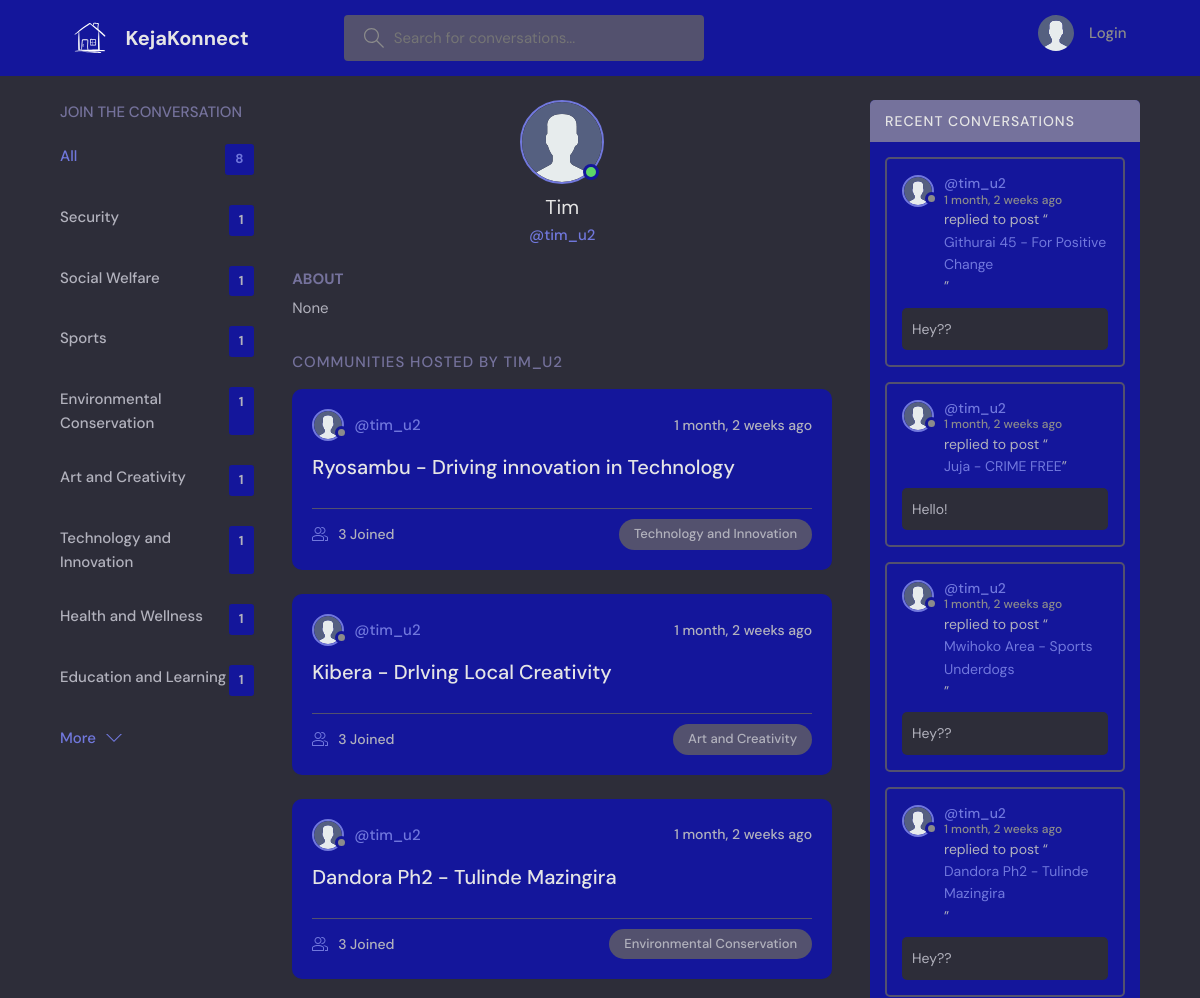
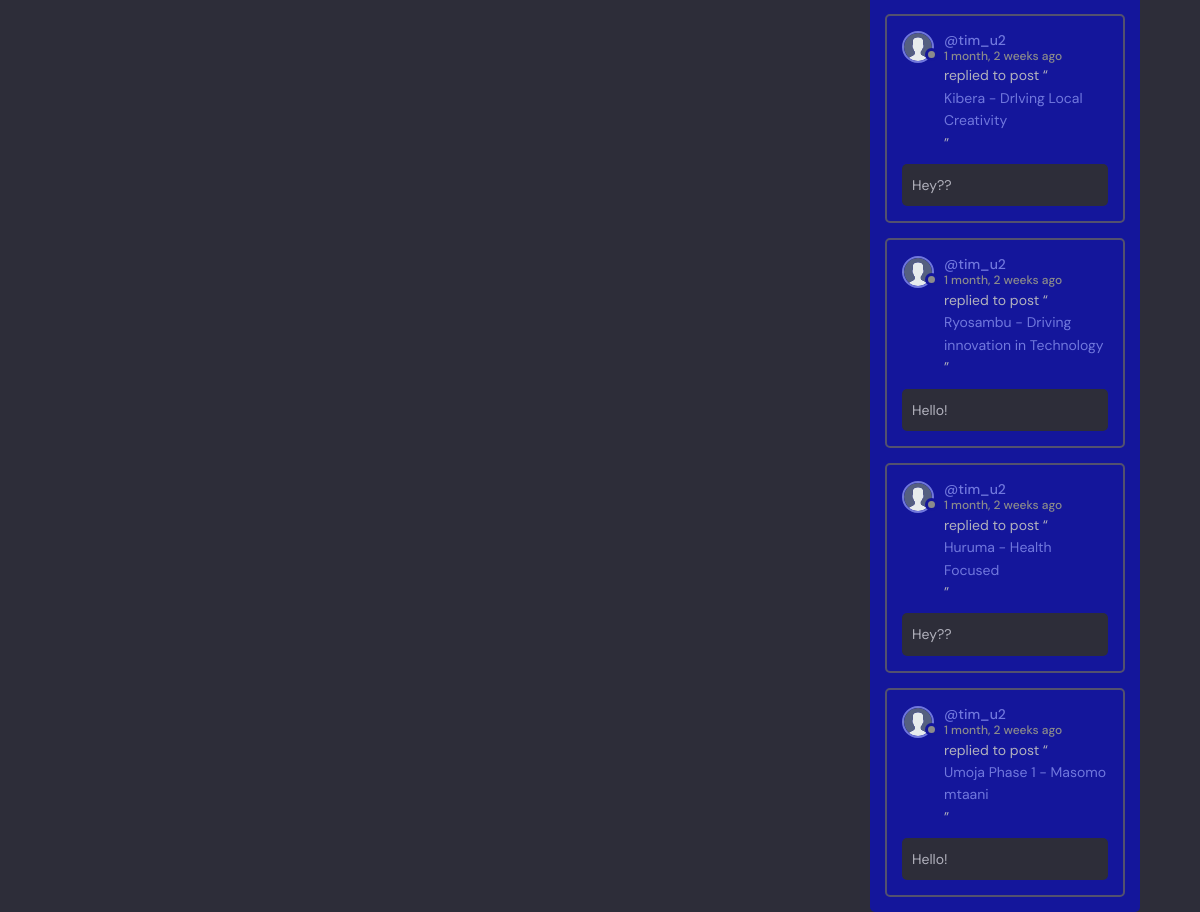
The app's page /profile/2/ with its own data (2 pictures, top to bottom).
### base/models.py (models this page shows, shortened)
class Topic(models.Model):
    name = models.CharField(max_length=200)

class User(AbstractUser):
    name = models.CharField(max_length=200, null=True)
    email = models.EmailField(unique=True, null=True)
    bio = models.TextField(null=True)
    avatar = models.ImageField(null=True, default="avatar.svg")
    USERNAME_FIELD = 'email'
    REQUIRED_FIELDS = ['username']

class Room(models.Model):
    host = models.ForeignKey(User, on_delete=models.SET_NULL, null=True)
    topic = models.ForeignKey(Topic, on_delete=models.SET_NULL, null=True)
    name = models.CharField(max_length=200)
    description = models.TextField(null=True, blank=True)
    participants = models.ManyToManyField(
        User, related_name='participants', blank=True)
    updated = models.DateTimeField(auto_now=True)
    created = models.DateTimeField(auto_now_add=True)
    class Meta:
        ordering = ['-updated', '-created']
    def __str__(self):
        return self.name

class Message(models.Model):
    user = models.ForeignKey(User, on_delete=models.CASCADE)
    room = models.ForeignKey(Room, on_delete=models.CASCADE)
    body = models.TextField()
    updated = models.DateTimeField(auto_now=True)
    created = models.DateTimeField(auto_now_add=True)
    class Meta:
        ordering = ['-updated', '-created']

### base/views.py (the view)
# urls.py: path('profile/<str:pk>/', views.userProfile, name="user-profile"),
def userProfile(request, pk):
    user = User.objects.get(id=pk)
    rooms = user.room_set.all()
    room_messages = user.message_set.all()
    topics = Topic.objects.all()
    context = {'user': user, 'rooms': rooms,
               'room_messages': room_messages, 'topics': topics}
    return render(request, 'base/profile.html', context)

### base/templates/base/profile.html (shortened to what this page needs)
{% extends 'main.html' %}
{% block content %}
<main class="profile-page layout layout--3">
  <div class="container">
    {% include 'base/topics_component.html' %}
    <div class="roomList">
      <div class="profile">
        <div class="profile__avatar">
          <div class="avatar avatar--large active">
            <img src="{{user.avatar.url}}" />
          </div>
        </div>
        <div class="profile__info">
          <h3>{{user.name}}</h3>
          <p>@{{user.username}}</p>
        </div>
        <div class="profile__about">
          <h3>About</h3>
          <p>
            {{user.bio}}
          </p>
        </div>
      </div>
      <div class="roomList__header">
        <div>
          <h2>Communities hosted by {{user.username}}</a>
          </h2>
        </div>
      </div>
      {% include 'base/feed_component.html' %}
    </div>
    {% include 'base/activity_component.html' %}
  </div>
</main>
{% endblock content %}

### templates/main.html (shortened to what this page needs)
<!DOCTYPE html>
{% load static %}
<html lang="en">
<head>
    <link rel="stylesheet" href="{% static 'styles/style.css' %}" />
</head>
<body>
    {% include 'navbar.html' %}
    {% block content %}
    {% endblock %}
</body>
</html>

### templates/navbar.html (shortened to what this page needs)
{% load static %}
<header class="header header--loggedIn">
    <div class="container">
        <a href="{% url 'home' %}" class="header__logo">
            <img src="{% static 'images/logo.svg' %}" />
            <h1>KejaKonnect</h1>
        </a>
        <form class="header__search" method="GET" action="{% url 'home' %}">
            <label>
                <input name="q" placeholder="Search for conversations..." />
            </label>
        </form>
        <nav class="header__menu">
            {% if request.user.is_authenticated %}
            <div class="header__user">
                <a href="{% url 'update-user' %}">
                    <div class="avatar avatar--medium active">
                        <img src="{{request.user.avatar.url}}" />
                    </div>
                    <p>{{request.user.username}} <span>@{{request.user.username}}</span></p>
                </a>
                <button class="dropdown-button">
                    <svg version="1.1" xmlns="http://www.w3.org/2000/svg" width="32" height="32" viewBox="0 0 32 32">
                        <title>More Communities</title>
                        <path d="M16 21l-13-13h-3l16 16 16-16h-3l-13 13z"></path>
                    </svg>
                </button>
            </div>
            {% else %}
            <a href="{% url 'login' %}">
                <img src="{% static 'images/avatar.svg' %}" />
                <p>Login</p>
            </a>
            {% endif %}
        </nav>
    </div>
</header>

### base/templates/base/topics_component.html
<div class="topics">
  <div class="topics__header">
      <h2>Join the Conversation</h2>
  </div>
  <ul class="topics__list">
      <li>
          <a href="{% url 'home' %}" class="active">All <span>{{topics.count}}</span></a>
      </li>
      {% for topic in topics %}
      <li>
          <a href="{% url 'home' %}?q={{topic.name}}">{{topic.name}}<span>{{topic.room_set.all.count}}</span></a>
      </li>
      {% endfor %}
  </ul>
  <a class="btn btn--link" href="{% url 'topics' %}">
      More
      <svg version="1.1" xmlns="http://www.w3.org/2000/svg" width="32" height="32" viewBox="0 0 32 32">
          <title>chevron-down</title>
          <path d="M16 21l-13-13h-3l16 16 16-16h-3l-13 13z"></path>
      </svg>
  </a>
</div>

### base/templates/base/feed_component.html (shortened to what this page needs)
{% for room in rooms %}
<div class="roomListRoom">
    <div class="roomListRoom__header">
        <a href="{% url 'user-profile' room.host.id %}" class="roomListRoom__author">
            <div class="avatar avatar--small">
                <img src="{{room.host.avatar.url}}" />
            </div>
            <span>@{{room.host.username}}</span>
        </a>
        <div class="roomListRoom__actions">
            <span>{{room.created|timesince}} ago</span>
        </div>
    </div>
    <div class="roomListRoom__content">
        <a href="{% url 'room' room.id %}">{{room.name}}</a>
    </div>
    <div class="roomListRoom__meta">
        <a href="{% url 'room' room.id %}" class="roomListRoom__joined">
            {{room.participants.all.count}} Joined
        </a>
        <p class="roomListRoom__topic">{{room.topic.name}}</p>
    </div>
</div>
{% endfor %}

### base/templates/base/activity_component.html (shortened to what this page needs)
<div class="activities">
  <div class="activities__header">
      <h2>Recent Conversations</h2>
  </div>
  {% for message in room_messages %}
  <div class="activities__box">
      <div class="activities__boxHeader roomListRoom__header">
          <a href="{% url 'user-profile' message.user.id %}" class="roomListRoom__author">
              <div class="avatar avatar--small">
                  <img src="{{message.user.avatar.url}}" />
              </div>
              <p>
                  @{{message.user.username}}
                  <span>{{message.created|timesince}} ago</span>
              </p>
          </a>
      </div>
      <div class="activities__boxContent">
          <p>replied to post “<a href="{% url 'room' message.room.id %}">{{message.room}}</a>”</p>
          <div class="activities__boxRoomContent">{{message.body}}</div>
      </div>
  </div>
  {% endfor %}
</div>

### records on screen
Topic: name "Security", room_set.all.count "1"
Topic: name "Social Welfare", room_set.all.count "1"
Topic: name "Sports", room_set.all.count "1"
Topic: name "Environmental Conservation", room_set.all.count "1"
Topic: name "Art and Creativity", room_set.all.count "1"
Topic: name "Technology and Innovation", room_set.all.count "1"
Topic: name "Health and Wellness", room_set.all.count "1"
Topic: name "Education and Learning", room_set.all.count "1"
User: avatar (placeholder picture), name "Tim", username "tim_u2", bio "None", username "TIM_U2"
Room: host.avatar (placeholder picture), host.username "tim_u2", created "1 month, 2 weeks", name "Ryosambu - Driving innovation in Technology", participants.all.count "3", topic.name "Technology and Innovation"
Room: host.avatar (placeholder picture), host.username "tim_u2", created "1 month, 2 weeks", name "Kibera - DrIving Local Creativity", participants.all.count "3", topic.name "Art and Creativity"
Room: host.avatar (placeholder picture), host.username "tim_u2", created "1 month, 2 weeks", name "Dandora Ph2 - Tulinde Mazingira", participants.all.count "3", topic.name "Environmental Conservation"
Message: user.avatar (placeholder picture), user.username "tim_u2", created "1 month, 2 weeks", room "Githurai 45 - For Positive Change", body "Hey??"
Message: user.avatar (placeholder picture), user.username "tim_u2", created "1 month, 2 weeks", room "Juja - CRIME FREE", body "Hello!"
Message: user.avatar (placeholder picture), user.username "tim_u2", created "1 month, 2 weeks", room "Mwihoko Area - Sports Underdogs", body "Hey??"
Message: user.avatar (placeholder picture), user.username "tim_u2", created "1 month, 2 weeks", room "Dandora Ph2 - Tulinde Mazingira", body "Hey??"
Message: user.avatar (placeholder picture), user.username "tim_u2", created "1 month, 2 weeks", room "Kibera - DrIving Local Creativity", body "Hey??"
Message: user.avatar (placeholder picture), user.username "tim_u2", created "1 month, 2 weeks", room "Ryosambu - Driving innovation in Technology", body "Hello!"
Message: user.avatar (placeholder picture), user.username "tim_u2", created "1 month, 2 weeks", room "Huruma - Health Focused", body "Hey??"
Message: user.avatar (placeholder picture), user.username "tim_u2", created "1 month, 2 weeks", room "Umoja Phase 1 - Masomo mtaani", body "Hello!"

### other values on screen
{{ topics.count }} "8"
